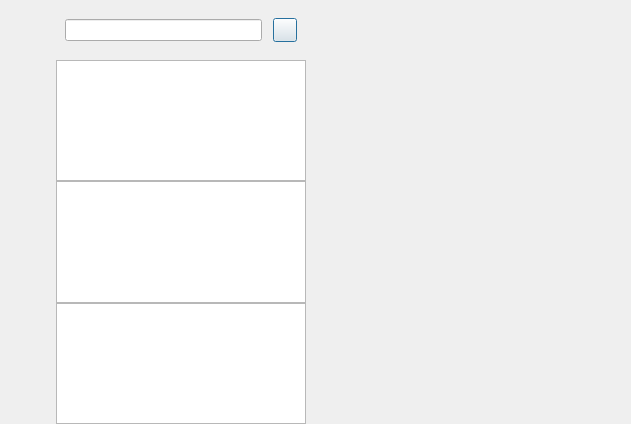
<?xml version="1.0" encoding="UTF-8"?>
<ui version="4.0">
 <class>ChatDialog</class>
 <widget class="QDialog" name="ChatDialog">
  <property name="geometry">
   <rect>
    <x>0</x>
    <y>0</y>
    <width>631</width>
    <height>424</height>
   </rect>
  </property>
  <property name="windowTitle">
   <string>Dialog</string>
  </property>
  <layout class="QHBoxLayout" name="horizontalLayout">
   <property name="spacing">
    <number>0</number>
   </property>
   <property name="leftMargin">
    <number>0</number>
   </property>
   <property name="topMargin">
    <number>0</number>
   </property>
   <property name="rightMargin">
    <number>0</number>
   </property>
   <property name="bottomMargin">
    <number>0</number>
   </property>
   <item>
    <widget class="QWidget" name="side_bar" native="true">
     <property name="sizePolicy">
      <sizepolicy hsizetype="Fixed" vsizetype="Expanding">
       <horstretch>0</horstretch>
       <verstretch>0</verstretch>
      </sizepolicy>
     </property>
     <property name="minimumSize">
      <size>
       <width>56</width>
       <height>0</height>
      </size>
     </property>
     <property name="maximumSize">
      <size>
       <width>56</width>
       <height>16777215</height>
      </size>
     </property>
     <layout class="QVBoxLayout" name="verticalLayout">
      <property name="leftMargin">
       <number>10</number>
      </property>
      <property name="topMargin">
       <number>30</number>
      </property>
      <property name="rightMargin">
       <number>0</number>
      </property>
      <property name="bottomMargin">
       <number>0</number>
      </property>
      <item>
       <widget class="QWidget" name="widget" native="true">
        <layout class="QVBoxLayout" name="verticalLayout_3">
         <property name="spacing">
          <number>30</number>
         </property>
         <property name="leftMargin">
          <number>0</number>
         </property>
         <property name="topMargin">
          <number>0</number>
         </property>
         <property name="rightMargin">
          <number>0</number>
         </property>
         <property name="bottomMargin">
          <number>0</number>
         </property>
         <item>
          <widget class="QLabel" name="side_head_lb">
           <property name="minimumSize">
            <size>
             <width>30</width>
             <height>30</height>
            </size>
           </property>
           <property name="maximumSize">
            <size>
             <width>30</width>
             <height>30</height>
            </size>
           </property>
           <property name="text">
            <string/>
           </property>
          </widget>
         </item>
         <item>
          <widget class="QLabel" name="side_contact_lb">
           <property name="minimumSize">
            <size>
             <width>30</width>
             <height>30</height>
            </size>
           </property>
           <property name="maximumSize">
            <size>
             <width>30</width>
             <height>30</height>
            </size>
           </property>
           <property name="text">
            <string/>
           </property>
          </widget>
         </item>
         <item>
          <widget class="QLabel" name="side_chat_lb">
           <property name="minimumSize">
            <size>
             <width>30</width>
             <height>30</height>
            </size>
           </property>
           <property name="maximumSize">
            <size>
             <width>30</width>
             <height>30</height>
            </size>
           </property>
           <property name="text">
            <string/>
           </property>
          </widget>
         </item>
        </layout>
       </widget>
      </item>
      <item>
       <spacer name="verticalSpacer">
        <property name="orientation">
         <enum>Qt::Orientation::Vertical</enum>
        </property>
        <property name="sizeHint" stdset="0">
         <size>
          <width>20</width>
          <height>40</height>
         </size>
        </property>
       </spacer>
      </item>
     </layout>
    </widget>
   </item>
   <item>
    <widget class="QWidget" name="chat_user_wid" native="true">
     <property name="minimumSize">
      <size>
       <width>0</width>
       <height>0</height>
      </size>
     </property>
     <property name="maximumSize">
      <size>
       <width>250</width>
       <height>16777215</height>
      </size>
     </property>
     <layout class="QVBoxLayout" name="verticalLayout_2">
      <property name="spacing">
       <number>0</number>
      </property>
      <property name="leftMargin">
       <number>0</number>
      </property>
      <property name="topMargin">
       <number>0</number>
      </property>
      <property name="rightMargin">
       <number>0</number>
      </property>
      <property name="bottomMargin">
       <number>0</number>
      </property>
      <item>
       <widget class="QWidget" name="search_wid" native="true">
        <property name="minimumSize">
         <size>
          <width>0</width>
          <height>60</height>
         </size>
        </property>
        <property name="maximumSize">
         <size>
          <width>16777215</width>
          <height>60</height>
         </size>
        </property>
        <layout class="QHBoxLayout" name="horizontalLayout_2">
         <property name="spacing">
          <number>6</number>
         </property>
         <property name="leftMargin">
          <number>9</number>
         </property>
         <property name="topMargin">
          <number>9</number>
         </property>
         <property name="rightMargin">
          <number>9</number>
         </property>
         <property name="bottomMargin">
          <number>9</number>
         </property>
         <item>
          <widget class="CustomizeEdit" name="search_edit"/>
         </item>
         <item>
          <spacer name="horizontalSpacer">
           <property name="orientation">
            <enum>Qt::Orientation::Horizontal</enum>
           </property>
           <property name="sizeType">
            <enum>QSizePolicy::Policy::Fixed</enum>
           </property>
           <property name="sizeHint" stdset="0">
            <size>
             <width>5</width>
             <height>20</height>
            </size>
           </property>
          </spacer>
         </item>
         <item>
          <widget class="ClickedBtn" name="add_btn">
           <property name="minimumSize">
            <size>
             <width>24</width>
             <height>24</height>
            </size>
           </property>
           <property name="maximumSize">
            <size>
             <width>24</width>
             <height>24</height>
            </size>
           </property>
           <property name="text">
            <string/>
           </property>
          </widget>
         </item>
        </layout>
       </widget>
      </item>
      <item>
       <widget class="ChatUserList" name="chat_user_list"/>
      </item>
      <item>
       <widget class="QListWidget" name="search_list"/>
      </item>
      <item>
       <widget class="QListWidget" name="con_user_list"/>
      </item>
     </layout>
    </widget>
   </item>
   <item>
    <widget class="QStackedWidget" name="stackedWidget">
     <widget class="ChatPage" name="chat_page"/>
     <widget class="QWidget" name="friden_apply_page"/>
    </widget>
   </item>
  </layout>
 </widget>
 <customwidgets>
  <customwidget>
   <class>ClickedBtn</class>
   <extends>QPushButton</extends>
   <header location="global">clickedbtn.h</header>
  </customwidget>
  <customwidget>
   <class>CustomizeEdit</class>
   <extends>QLineEdit</extends>
   <header location="global">customizeedit.h</header>
  </customwidget>
  <customwidget>
   <class>ChatUserList</class>
   <extends>QListWidget</extends>
   <header location="global">chatuserlist.h</header>
  </customwidget>
  <customwidget>
   <class>ChatPage</class>
   <extends>QWidget</extends>
   <header location="global">chatpage.h</header>
   <container>1</container>
  </customwidget>
 </customwidgets>
 <resources/>
 <connections/>
</ui>
